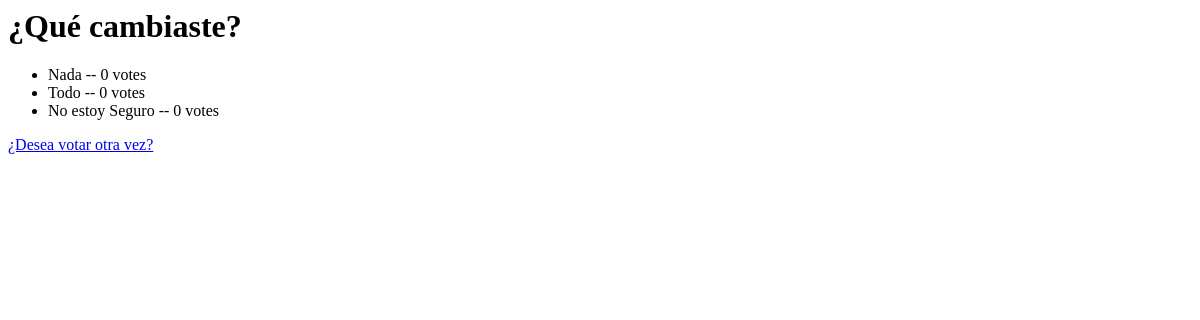
/polls/1/results/, run on an earlier commit of the app's database.
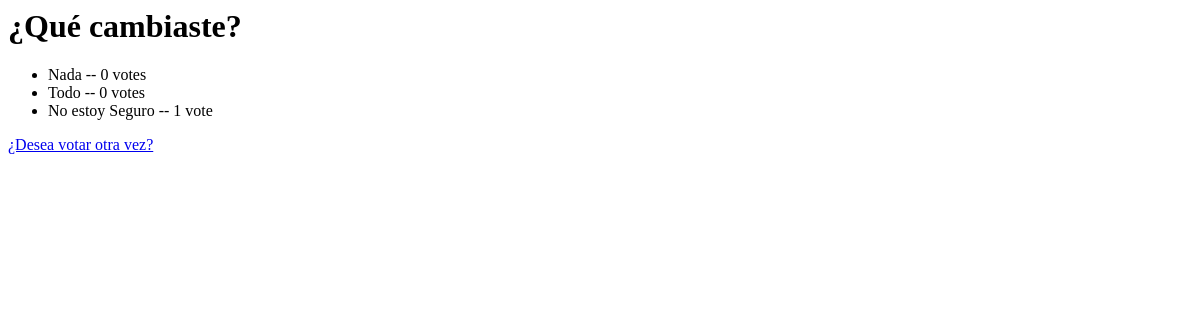
And on a later commit of the database.
### polls/models.py (models this page shows, shortened)
class Choice(models.Model):
    question = models.ForeignKey(Question, on_delete=models.CASCADE,)
    choice_text = models.CharField(max_length=200)
    votes = models.IntegerField(default=0)

### polls/views.py (the view)
# urls.py: url(r'^(?P<pk>[0-9]+)/results/$', views.ResultsView.as_view(), name="results"),
class ResultsView(generic.DetailView):
    model = Question
    template_name = 'polls/results.html'

### polls/templates/polls/results.html
<h1>{{ question.question_text }}</h1>
<ul>
    {% for choice in question.choice_set.all %}
        <li>{{ choice.choice_text }} -- {{ choice.votes }} vote{{ choice.votes|pluralize }} </li>
    {% endfor %}
</ul>
<a href="{% url 'polls:detail' question.id %}">¿Desea votar otra vez?</a>

What changed in the data, as far as the page shows it:
changed Choice "No estoy Seguro": votes "0" → "1"
